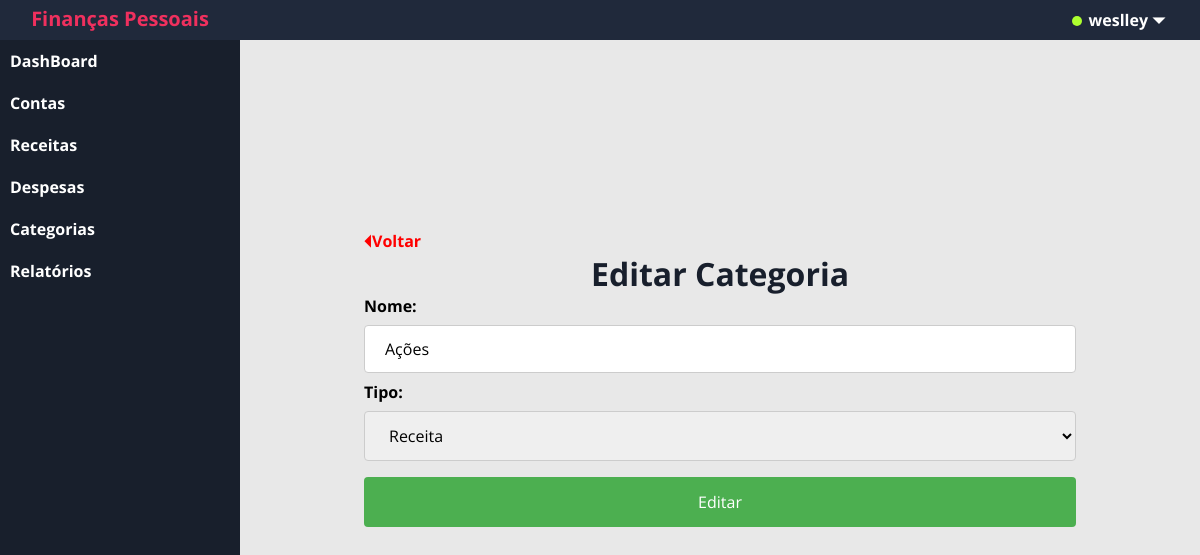
/?c=categorias&m=editar&id=1 (signed in), run on an earlier commit of the app's database.
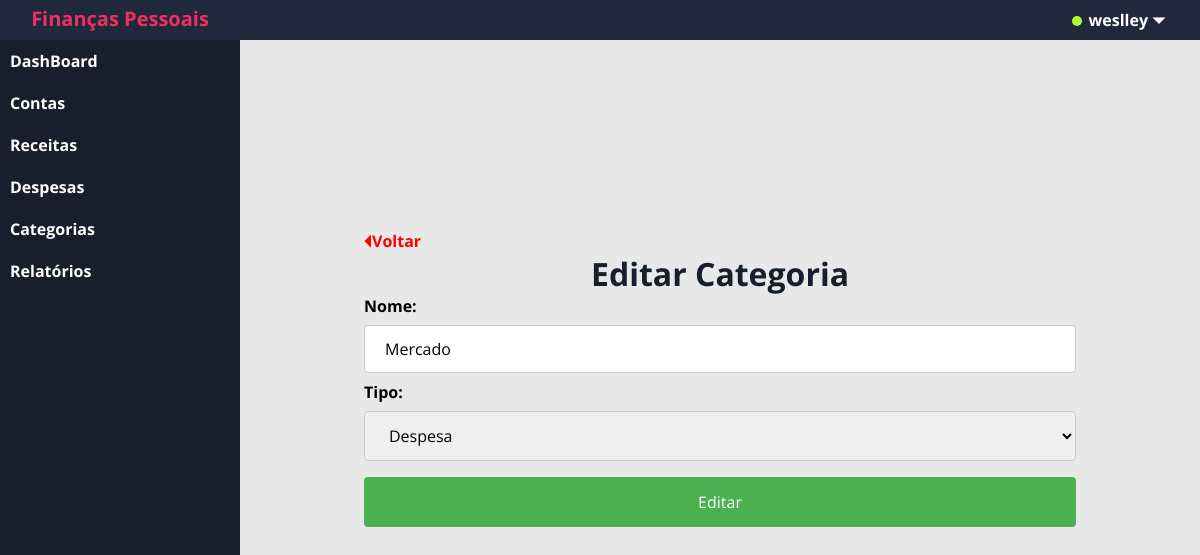
And on a later commit of the database.
### tables this page shows
CREATE TABLE `categoria` (
  `id` int(11) NOT NULL,
  `nome` varchar(60) NOT NULL,
  `tipo` varchar(7) NOT NULL,
  `statusCat` tinyint(1) DEFAULT NULL,
  `idUsuario` int(11) DEFAULT NULL
);

### app/controller/Categorias.php (called while the page is built, shortened)
<?php
    class Categorias extends Controller
    {
        public function editar()
        {
            if(!$id = Validacao::id('id')){header('location: ./?c=categorias');exit;}
            try {
                $categoria = Categoria::find($id);
            }catch (\Exception $e) {
                $e->getMessage();
                Transaction::rollback();
            }
            $this->view([
                'template/header',
                'categoria/editar',
                'template/footer'
            ],[
                'usuario_logado' => Usuario::get('nome'),
                "msg" => FlashMessage::get(),
                'categoria' => $categoria
            ]);
        }
    }

### app/utils/Validacao.php (called while the page is built, shortened)
<?php
    final class Validacao
    {
        public static function id($val)
        {
            return filter_input(INPUT_GET,$val, FILTER_VALIDATE_INT);
        }
    }

### app/model/Record.php (called while the page is built, shortened)
<?php
    abstract class Record
    {
        protected array $data;
        public function __set($prop,$value)
        {
           if(method_exists($this,'set_'.$prop))
           {
            call_user_func(array($this,'set_'.$prop),$value);
           }
           else
           {
               if($value == null)
               {
                   unset($this->data[$prop]);
               }
               else{
                   $this->data[$prop] = $value;
               }
           }
        }
        public function __get($prop)
        {
           if(method_exists($this,'get_'.$prop))
           {
            return call_user_func(array($this,'get_'.$prop));
           }
           else
           {
               if(isset($this->data[$prop]))
               {
                   return $this->data[$prop];
               }
           }
        }
        public function getEntity()
        {
            $class = get_class($this);
            return constant("{$class}::TABLENAME");
        }
        public function load($id)
        {
            $sql  = "SELECT * FROM {$this->getEntity()} ";
            $sql .= " WHERE id=".(int) $id;
            if($conn = Transaction::get())
            {
                $result = $conn->query($sql);
                if($result)
                {
                    $object = $result->fetchObject(get_class($this));
                }
                return $object;
            }
            else
            {
                throw new \Exception('Não há transação ativa!');
            }
        }
        public static function find($id)
        {
            $ar = new $classname;
            return $ar->load($id);
        }
    }

### app/view/categoria/editar.php (the view, shortened to what this page needs)
<div id="form-inserir-categoria">
  <a href="./?c=categorias" class="voltar">&#9204;Voltar</a>
  <h1 id="titulo-categoria">Editar Categoria</h1>
  <form action="./?c=categorias&m=editar&id=<?= $_GET['id'] ?>" method="POST">
    <label for="categoria">Nome:</label>
    <input type="text" id="fname" name="categoria" placeholder="Nome da categoria..." value="<?= $categoria->nome ?>">
    <label for="tipos">Tipo: </label>
    <select name="tipos">
      <option value="Receita" <?= $categoria->tipo == 'Receita' ? 'Selected' : null ?>>Receita</option>
      <option value="Despesa" <?= $categoria->tipo == 'Despesa' ? 'Selected' : null ?>>Despesa</option>
    </select>
    <input type="submit" value="Editar">
  </form>
</div>

### app/controller/Controller.php (shortened to what this page needs)
<?php
    abstract class Controller
    {
        protected function view(array $templates,array $dados = array())
        {
            foreach($templates as $template)
            {
                require_once __DIR__."/../view/{$template}.php";
            }
        }
    }

What changed in the data, as far as the page shows it:
changed categoria: categoria "Ações" → "Mercado"
Also different on the page:
form field tipos: "Receita" → "Despesa"
